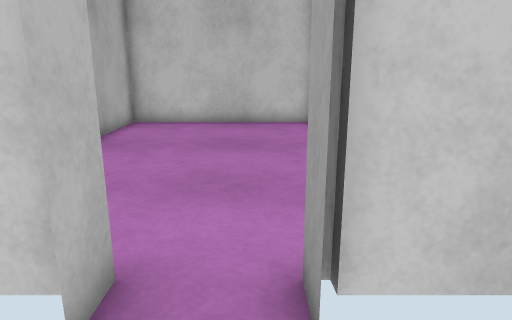
view 1 (above)

14 first-person views from a walk through a world built for the Webots simulator. The camera is 1.1 m above the floor, tilts 14° down and sees 70° across. The floor is counted in squares, 0.5 m on a side. Each view is taken from the middle of a square. On the plan, view 1 faces up. The plan holds only what a view shows up to about 20 squares ahead; the rest is blank. The place goes on beyond the plan. The robots in the file are not drawn.

view 2
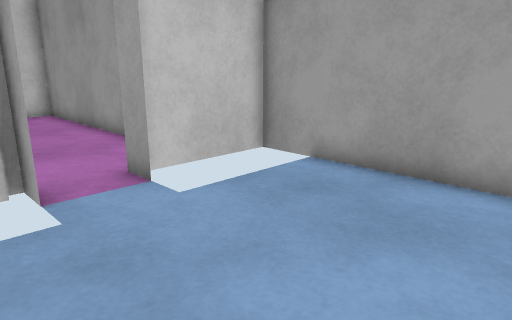

view 3
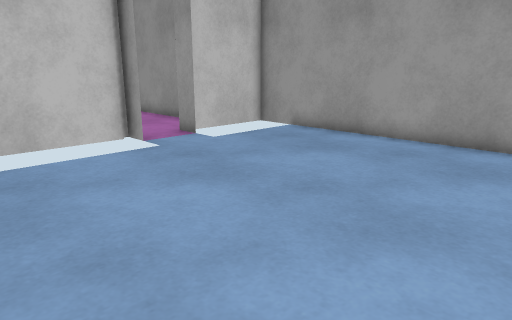

view 4
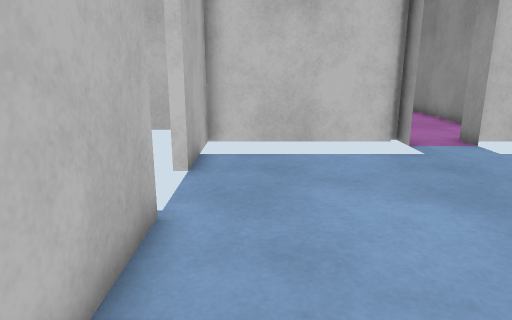

view 5
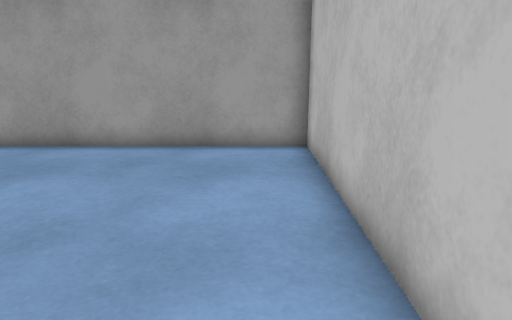

view 6
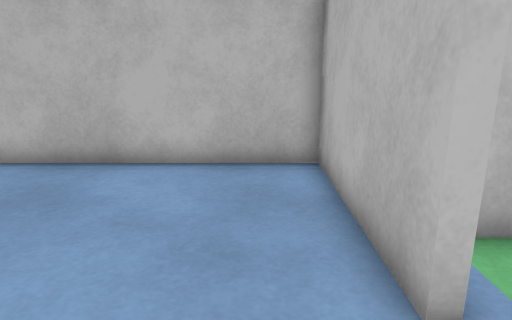

view 7
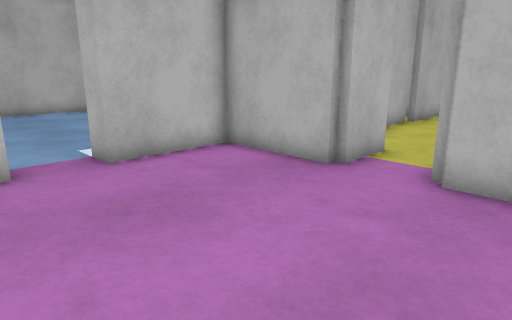

view 8
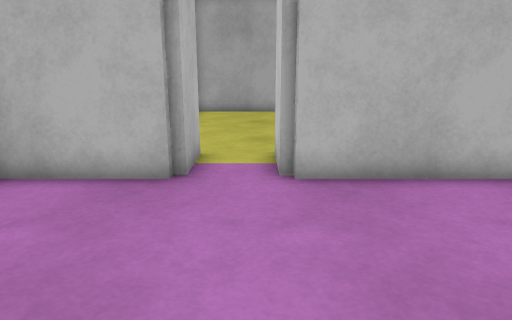

view 9
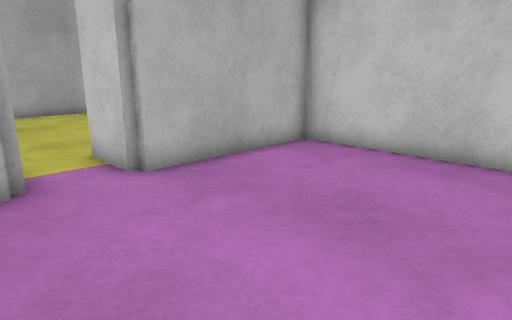

view 10
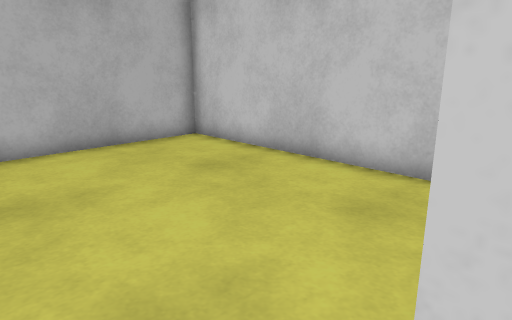

view 11
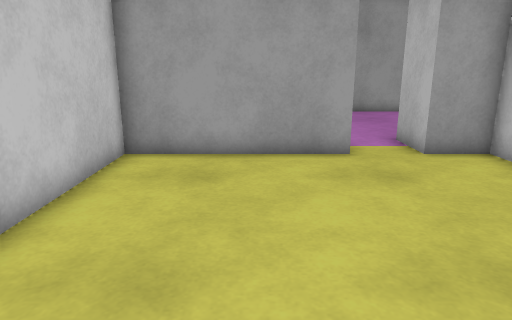

view 12
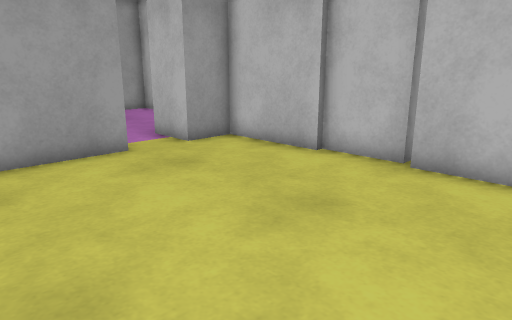

view 13
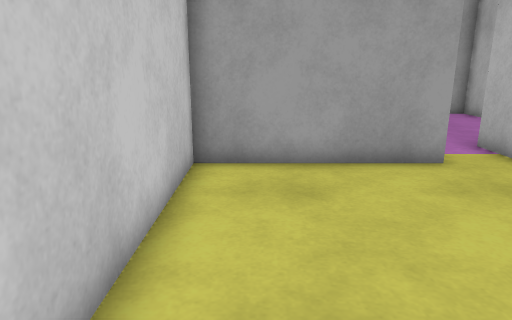

view 14
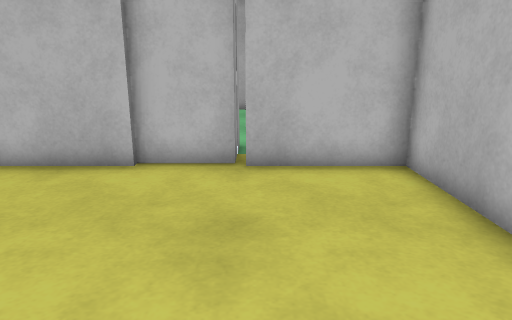

### Floor plan
Points are (right, up) in squares from view 1. A wall is a line through its corners. A room is listed if a view was taken in it or the views show most of it. See-through windows are left out.
Room 1 (views 1, 2, 3, 4, 5, 6)
walls: (-7.5, -2.8) (-7.5, -8.5) (4.5, -8.5) (4.5, 3.2); (-7.5, 3) (-7.5, -0.2)
ways out: opening at (-0.5, 2.5) to room 2; gap at (-8, 0)
Room 2 (views 7, 8, 9)
walls: (-5.2, 7.2) (-5.2, 3.5) (-1.5, 3.5) (-1.5, 2.4); (-5.5, 7.5) (-5.5, 7.2); (0.5, 2.4) (0.5, 3.5) (2.5, 3.5) (2.5, 15.5) (-5.2, 15.5) (-5.2, 9.5)
ways out: opening at (-0.5, 2.5) to room 1; opening at (-4, 8.5) to room 3
Room 3 (views 10, 11, 12, 13, 14)
walls: (-11.2, 5.8) (-7.5, 5.8) (-7.5, 7.5) (-5.5, 7.5); (-13.5, 5.5) (-11.1, 5.5); (-5.2, 9.5) (-7.5, 9.5) (-7.5, 15.5) (-17.5, 15.5) (-17.5, 5.8) (-13.7, 5.8); (-5.5, 7.2) (-5.2, 7.2)
ways out: opening at (-4, 8.5) to room 2

Where each view was taken, in squares from view 1:
view 1: 0 up, 0 right, facing up
view 2: 4 down, 3 left, facing up-right
view 3: 8 down, 7 left, facing up-right
view 4: 8 down, 6 left, facing up
view 5: 7 down, 6 left, facing right
view 6: 0 up, 6 left, facing down
view 7: 12 up, 2 right, facing down-left
view 8: 9 up, 2 right, facing left
view 9: 6 up, 2 right, facing up-left
view 10: 8 up, 7 left, facing up-left
view 11: 12 up, 17 left, facing right
view 12: 14 up, 17 left, facing down-right
view 13: 14 up, 16 left, facing right
view 14: 14 up, 14 left, facing down
